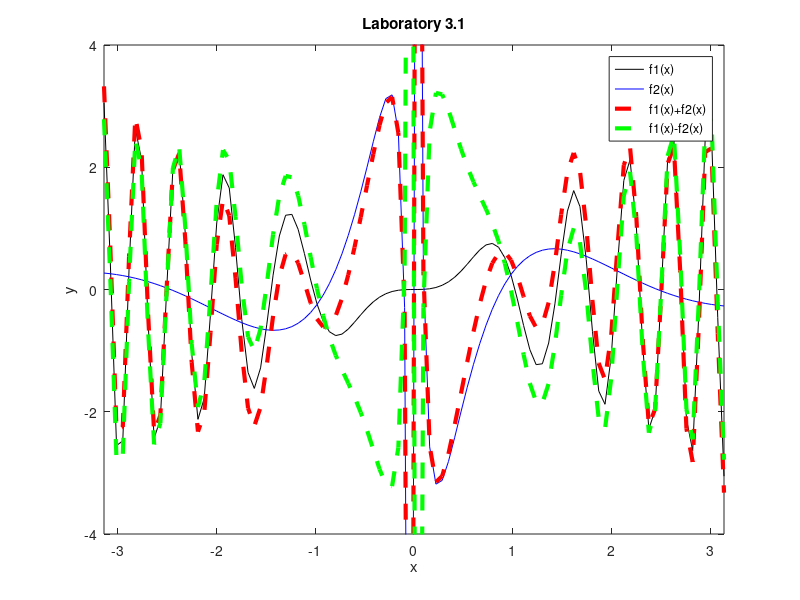
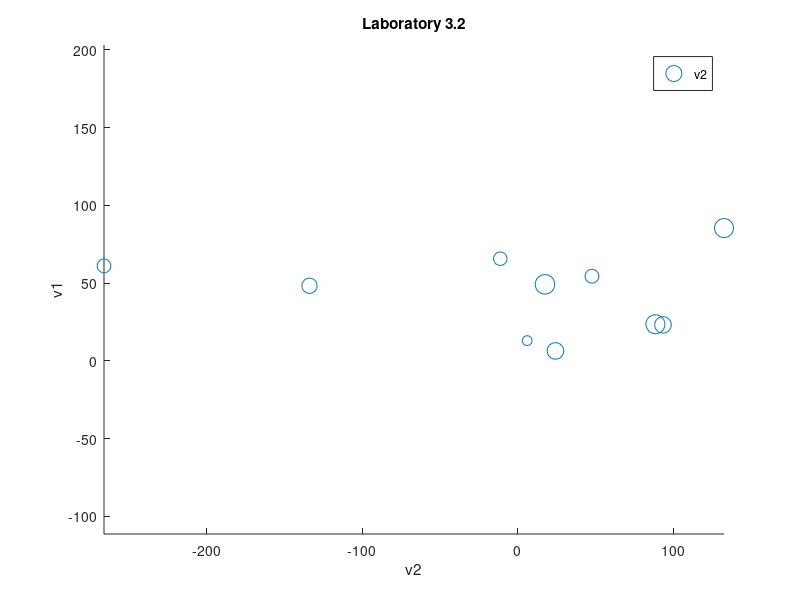
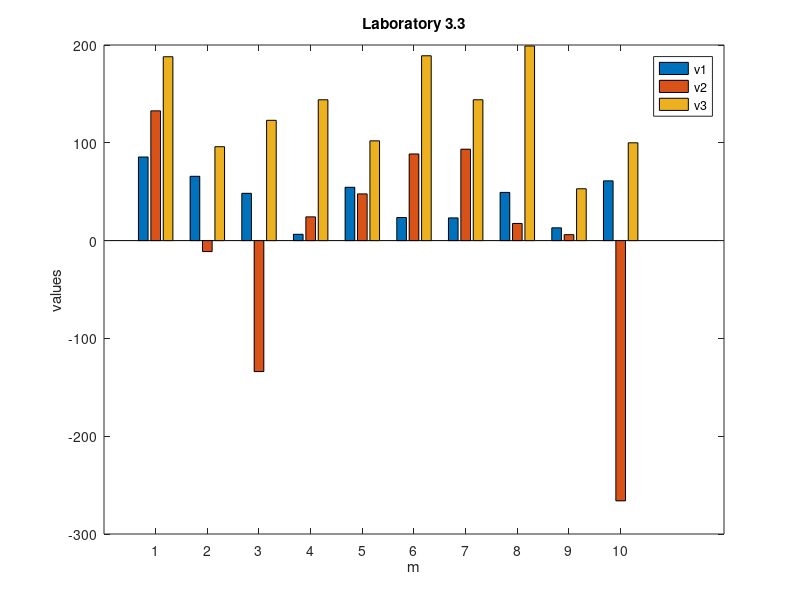

Reproduce these figures in MATLAB, in order.
clear
clc 
close all

x = linspace(-pi, pi);
f1 = x.*sin(3.*x.^2);
f2 = 1./x .* cos(5.*sqrt(abs(x)));
f3 = f1 + f2;
f4 = f1 - f2;
plot(x, f1, 'k')
hold on
plot(x, f2, 'b')
plot(x, f3, '--r', "linewidth", 3)
plot(x, f4, '--g', "LineWidth", 3)
hold off
legend ('f1(x)', 'f2(x)', 'f1(x)+f2(x)', 'f1(x)-f2(x)')
axis([-pi pi -4 4])
xlabel('x')
ylabel('y')
title("Laboratory 3.1")

figure
v1 = rand(1, 10).*100;
v2 = randn(1, 10).*100;
v3 = randi([50, 200], 1, 10);
scatter(v2, v1, v3)
title("Laboratory 3.2")
axis("equal")
xlabel('v2')
ylabel('v1')
legend('v2')

figure
m = [v1; v2; v3];
bar(m', 'grouped')
%hold on
%bar(m(11:20), "", "r")
title("Laboratory 3.3")
xlabel("m")
ylabel("values")
legend({'v1', 'v2', 'v3'})
